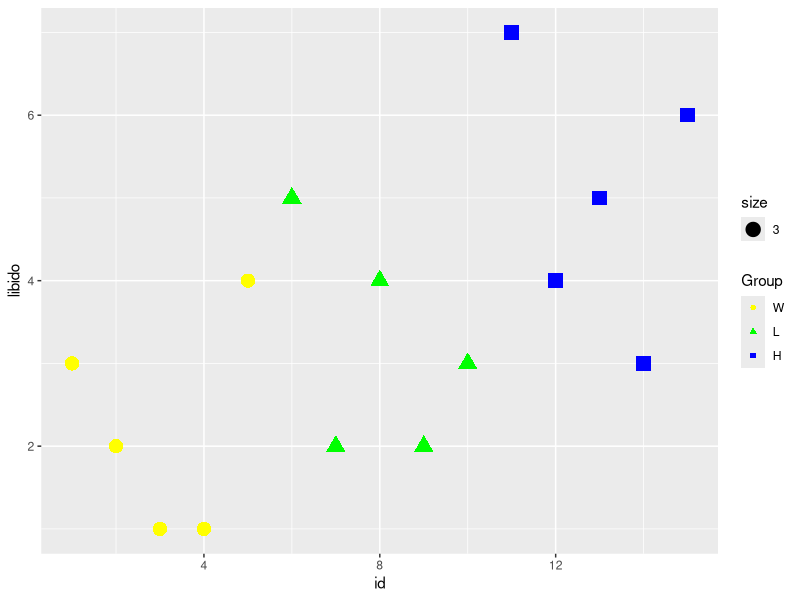
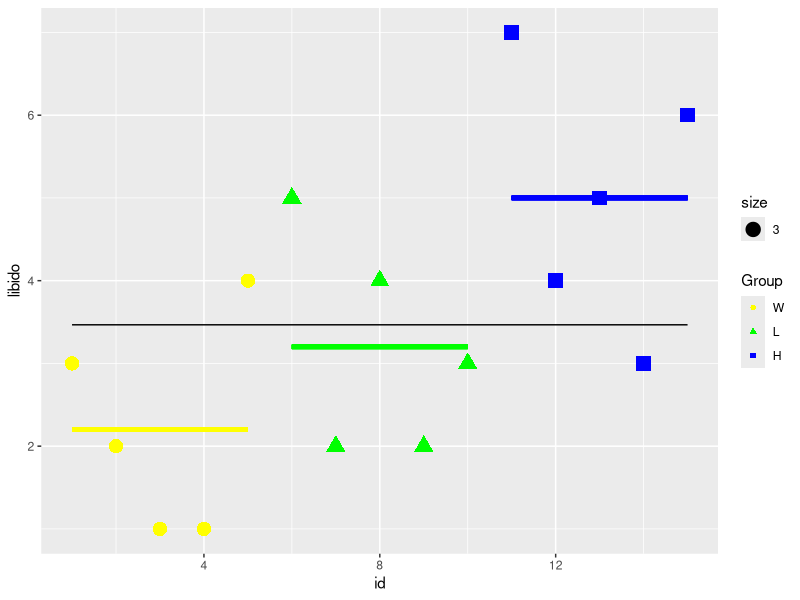

The R script that drew these images, in order:
library(tidyr)
library(reshape2)
library(ggplot2)
library(dplyr)

#data
W <- c(3, 2, 1, 1, 4)
L <- c(5, 2, 4, 2, 3)
H <- c(7, 4, 5, 3, 6)

#make dataframe and set "id" coulunm
Vdum <- data.frame(W, L, H)
Vdum$id <- c(1:5)
Vdum

#melt dataframe "Vdum" to "Vdum1". The criterion is "id" colunm.
Vdum1 <- melt(Vdum, id.vars = "id", variable.name = "Group", value.name = "libido")
Vdum1$id <- c(1:15)
Vdum1

#visualization each group in "Vdum1". 
p <- ggplot(data = Vdum1, aes(x = id, y = libido)) +
  geom_point(aes(shape = Group, size = 3, color = Group)) +
  scale_color_manual("Group", values = c("W" = "yellow", "L" = "green", "H" = "blue"))

p

#Calculate the mean of each group. Then make it as dataframe.
MV <- Vdum1 %>% 
  group_by(Group) %>% 
  summarize(mean_libido = mean(libido)) %>% 
  as.data.frame
MV

#ggplot2::geom_segment.
#We made a scatterplot whose name is "p" before. We add each mean of groups as horizental line to the scatterplot "p".
p + geom_line(aes(y = mean(libido))) +
  geom_segment(aes(x = 1, xend = 5, y = 2.2, yend = 2.2), color='yellow', size = 1.5) +
  geom_segment(aes(x = 6, xend = 10, y = 3.2, yend = 3.2), color = 'green', size = 1.5) +
  geom_segment(aes(x = 11, xend = 15, y = 5, yend = 5), color = 'blue', size = 1.5)
